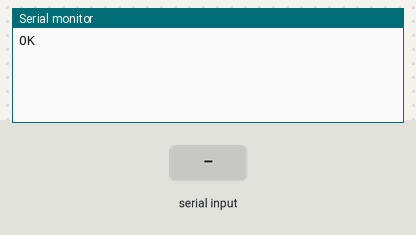
A sketch run on a simulated Arduino Uno, built with avr-gcc and run on an emulated ATmega328P. Shown: the last lines printed to the serial monitor. The inputs (shaded band) are chosen by the test bench. The modem accepts every AT command (registered, SIM ready, sends succeed) and sends nothing else.

Above: at 1.2 s.
1.3 s: "1" received over the second serial link
At 2.5 s:
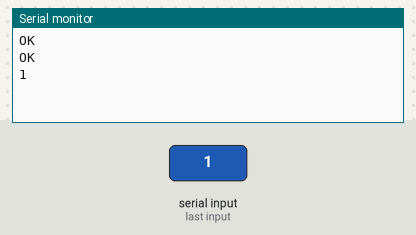
3.5 s: "0" received over the second serial link
At 4.5 s:
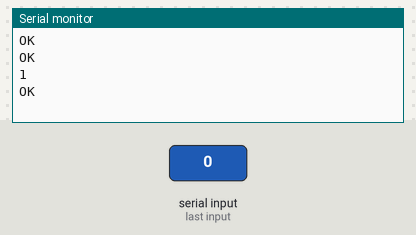
5.0 s: "2" received over the second serial link
At 5.7 s:
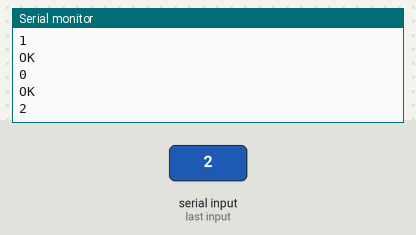

Measured:
- after the input at 1.3 s, the serial monitor: prints a new line after 0.74 s (image 1)
- after the input at 5.0 s, the serial monitor: prints a new line after 0.06 s (image 3)

The sketch:

GPS_INFO.ino
```cpp
#include <SoftwareSerial.h>
#define DEBUG true
char frame[200];
char GNSSrunstatus[2];
char Fixstatus[2];
char UTCdatetime[19];
char latitude[11];
char logitude[12];
char altitude[9];
char speedOTG[7];
char course[7];
char fixmode[2];
char HDOP[5];
char PDOP[5];
char VDOP[5];
char satellitesinview[3];
char GNSSsatellitesused[3];
char GLONASSsatellitesused[3];
char cn0max[3];
char HPA[7];
char VPA[7];

boolean state;
double serialnr;

SoftwareSerial sim808(2,3);

void setup()
{
  Serial.begin(9600);
 sim808.begin(9600);
}

void loop()
{
   getgps();
   while(1)
   {
        sendData( "AT+CGNSINF",1000,DEBUG);
        delay(1000);

   }

}
void getgps(void)
{
   sendData( "AT+CGNSPWR=1",1000,DEBUG);
   sendData( "AT+CGNSSEQ=RMC",1000,DEBUG);
}


String sendData(String command, const int timeout, boolean debug)
{
    String response = "";
    sim808.println(command);
    long int time = millis();
    while( (time+timeout) > millis())
    {
      while(sim808.available())
      {
        char c = sim808.read();
        response+=c;
      }
    }
    if(debug)
    {
      Serial.print(response);
    }
    return response;
}
int8_t get_GPS() {

  int8_t counter, answer;
  long previous;

  // First get the NMEA string
  // Clean the input buffer
  strcpy(frame, "+CGNSINF: 1,1,20160501124254.000,47.199897,9.442750,473.500,0.35,36.8,1,,1.1,1.9,1.6,,13,7,,,39,, OK");

  // Parses the string
  strtok_single(frame, " ");
  strcpy(GNSSrunstatus, strtok_single(NULL, ","));// Gets GNSSrunstatus
  strcpy(Fixstatus, strtok_single(NULL, ",")); // Gets Fix status
  strcpy(UTCdatetime, strtok_single(NULL, ",")); // Gets UTC date and time
  strcpy(latitude, strtok_single(NULL, ",")); // Gets latitude
  strcpy(logitude, strtok_single(NULL, ",")); // Gets longitude
  strcpy(altitude, strtok_single(NULL, ",")); // Gets MSL altitude
  strcpy(speedOTG, strtok_single(NULL, ",")); // Gets speed over ground
  strcpy(course, strtok_single(NULL, ",")); // Gets course over ground
  strcpy(fixmode, strtok_single(NULL, ",")); // Gets Fix Mode
  strtok_single(NULL, ",");
  strcpy(HDOP, strtok_single(NULL, ",")); // Gets HDOP
  strcpy(PDOP, strtok_single(NULL, ",")); // Gets PDOP
  strcpy(VDOP, strtok_single(NULL, ",")); // Gets VDOP
  strtok_single(NULL, ",");
  strcpy(satellitesinview, strtok_single(NULL, ",")); // Gets GNSS Satellites in View
  strcpy(GNSSsatellitesused, strtok_single(NULL, ",")); // Gets GNSS Satellites used
  strcpy(GLONASSsatellitesused, strtok_single(NULL, ",")); // Gets GLONASS Satellites used
  strtok_single(NULL, ",");
  strcpy(cn0max, strtok_single(NULL, ",")); // Gets C/N0 max
  strcpy(HPA, strtok_single(NULL, ",")); // Gets HPA
  strcpy(VPA, strtok_single(NULL, "\r")); // Gets VPA

Serial.println("GNSSrunstatus");
  Serial.println(GNSSrunstatus);
Serial.println("Fixstatus");
  Serial.println(Fixstatus[0]);
Serial.println("UTCdatetime");
  Serial.println(UTCdatetime);
Serial.println("latitude");
  Serial.println(latitude);
Serial.println("logitude");
  Serial.println(logitude);
Serial.println("altitude");
  Serial.println(altitude);
Serial.println("speedOTG");
  Serial.println(speedOTG);
Serial.println("course");
  Serial.println(course);
Serial.println("fixmode");
  Serial.println(fixmode);
Serial.println("HDOP");
  Serial.println(HDOP);
Serial.println("PDOP");
  Serial.println(PDOP);
Serial.println("VDOP");
  Serial.println(VDOP);
Serial.println("satellitesinview");
  Serial.println(satellitesinview);
Serial.println("GNSSsatellitesused");
  Serial.println(GNSSsatellitesused);
Serial.println("GLONASSsatellitesused");
  Serial.println(GLONASSsatellitesused);
Serial.println("cn0max");
  Serial.println(cn0max);
Serial.println("HPA");
  Serial.println(HPA);
Serial.println("VPA");
  Serial.println(VPA);

  return answer;
}

/* strtok_fixed - fixed variation of strtok_single */
static char *strtok_single(char *str, char const *delims)
{
    static char  *src = NULL;
    char  *p,  *ret = 0;

    if (str != NULL)
        src = str;

    if (src == NULL || *src == '\0')    // Fix 1
        return NULL;

    ret = src;                          // Fix 2
    if ((p = strpbrk(src, delims)) != NULL)
    {
        *p  = 0;
        src = ++p;
    }
    else
        src += strlen(src);

    return ret;
}
```
